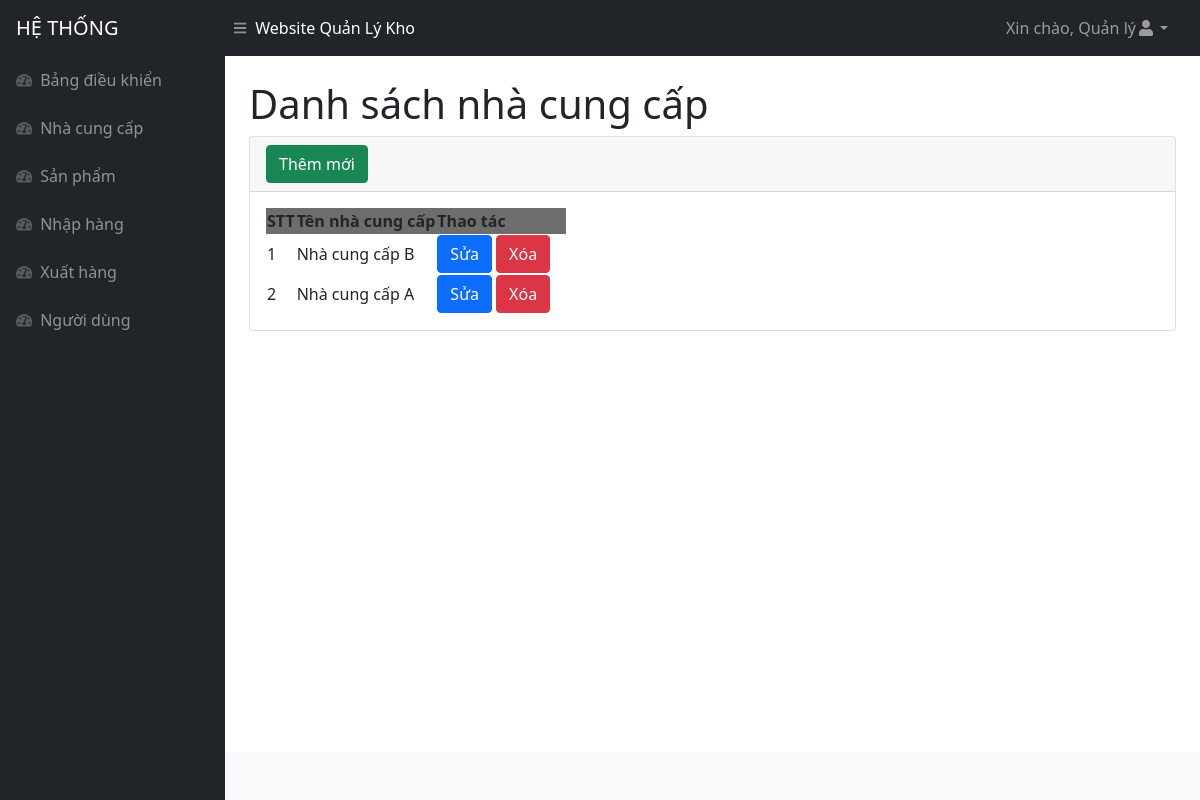
Page /nhacungcap.php (signed in) on the earlier database version.
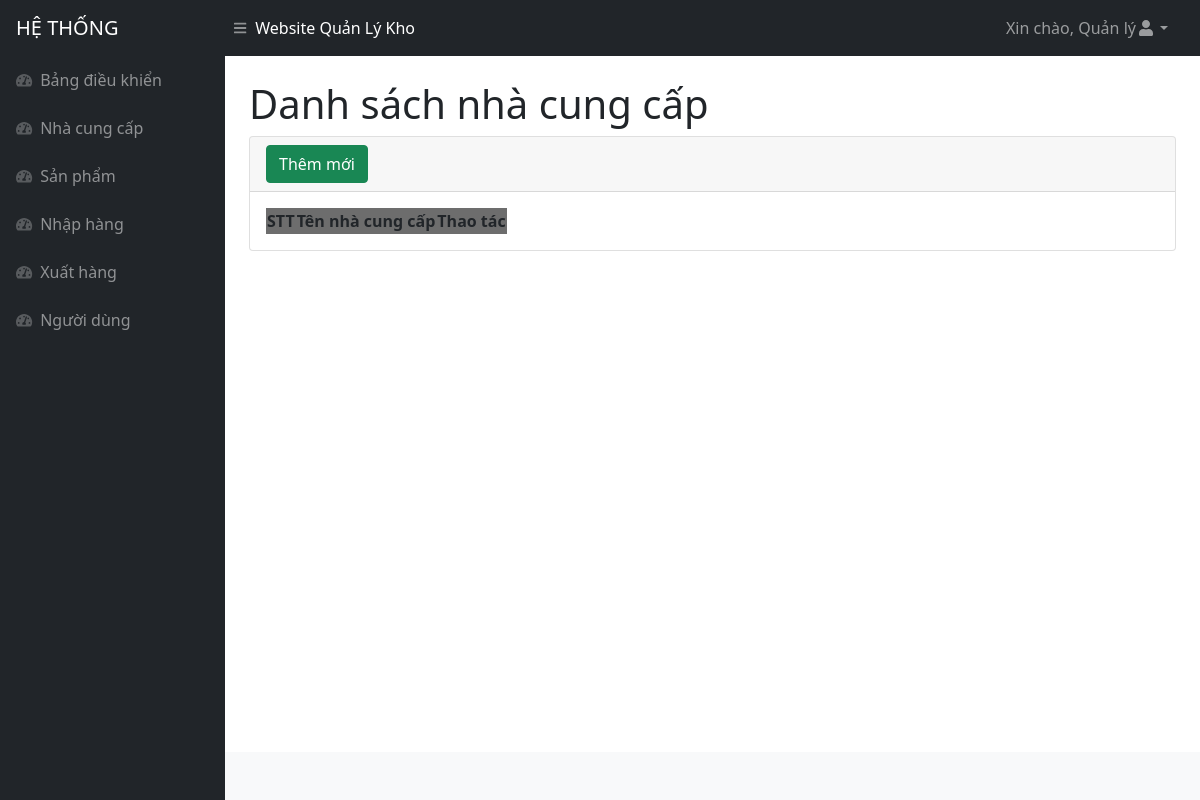
Same page on the later database version.
### tables this page shows
CREATE TABLE `nhacungcap` (
  `id` int(11) NOT NULL,
  `tennhacungcap` varchar(500) NOT NULL
);

### nhacungcap.php (the view, shortened to what this page needs)
<!DOCTYPE html>
<html lang="en">
<head>
<?php include('inc/head.php')?>
</head>
<body class="sb-nav-fixed">
<?php include('inc/header.php')?>
    <div id="layoutSidenav">
    <?php include('inc/menu.php')?>
        <div id="layoutSidenav_content">
            <main>
                <div class="container-fluid px-4">
                    <h1 class="mt-4">Danh sách nhà cung cấp</h1>
                    <div class="card mb-4">
                        <div class="card-header">
                            <button type="button" class="btn btn-success" data-bs-toggle="modal"
                                data-bs-target="#exampleModalAdd">
                                Thêm mới
                            </button>
                        </div>
                        <div class="card-body">
                            <table id="datatablesSimple">
                                <thead>
                                <tr style="background-color : #6D6D6D">
                                        <th>STT</th>
                                        <th>Tên nhà cung cấp</th>
                                        <th>Thao tác</th>
                                    </tr>
                                </thead>
                                <tbody>
                                <?php
                                    $query = "SELECT * FROM nhacungcap Order by id desc";
                                    $result = mysqli_query($connect, $query);
                                    $stt = 1;
                                    while ($arUser = mysqli_fetch_array($result, MYSQLI_ASSOC)) {
                                        $idModelDel = "exampleModalDel".$arUser["id"] ;
                                        $idModelEdit = "exampleModalEdit".$arUser["id"];
                                    ?>
                                    <tr>
                                        <td><?php echo $stt ?></td>
                                        <td><?php echo $arUser["tennhacungcap"] ?></td>
                                        <td style="width : 130px !important">
                                            <button type="button" class="btn btn-primary" data-bs-toggle="modal"
                                                data-bs-target="#<?php echo $idModelEdit ?>">
                                                Sửa
                                            </button>
                                            <?php if($_SESSION['quyen'] == 1){ ?>
                                            <button type="button" class="btn btn-danger" data-bs-toggle="modal"
                                                data-bs-target="#<?php echo $idModelDel ?>">
                                                Xóa
                                            </button>
                                            <?php } ?>
                                        </td>
                                    </tr>
                                    <?php $stt++;} ?>
                                </tbody>
                            </table>
                        </div>
                    </div>
                </div>
            </main>
            <?php include('inc/footer.php')?>
        </div>
    </div>
</body>
</html>

Differences in the rows shown:
removed nhacungcap: tennhacungcap "Nhà cung cấp B"
removed nhacungcap: tennhacungcap "Nhà cung cấp A"
